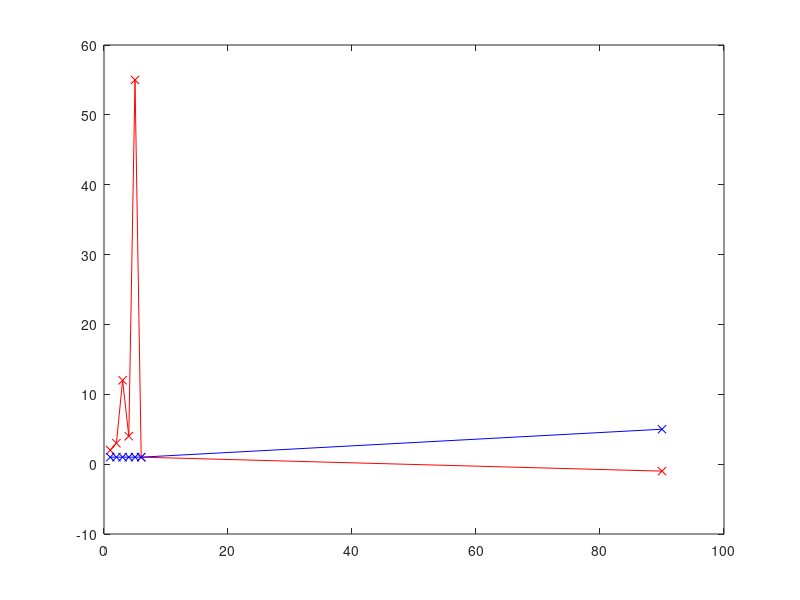

The MATLAB script that drew this image:
x=[1,2,3,4,5,6,90];
x1=[1,1,1,1,1,1,5];
%plot(x1,'b-o');hold on;
y=[2,3,12,4,55,1,-1];
%plot(x,y,'r-o');hold off;
plot(x,y,'r-x',x,x1,'b-x');